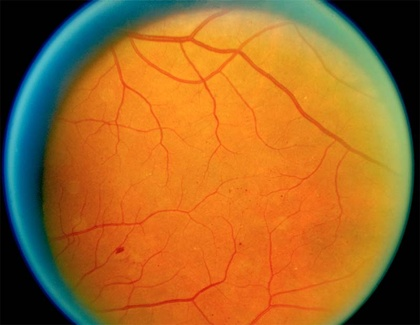
%> input picture Project 2/retina1.jpg, 420 x 325 px, shrunk from 800 x 619 before the run
$ octave canny1.m   (GNU Octave 9; MATLAB toolbox functions it lacks are replaced by stand-ins)
%> lines starting %> are read from the running program, lines starting %| are printed output that depends on the picture; in (x1, y1, x2, y2) boxes, pixels count from 0 and x2, y2 are one past the last pixel; in counts of white or black regions, pixels touching at a corner belong together; the program's own positions count from 1
clc; clear;

I=imread('retina1.jpg');
%> I is the input picture: size 325x420x3 uint8; mean R, G, B 160.2, 104.3, 41.8
img(:,:)=I(:,:,2);
imshow(img);
[nr, nc] = size(img);
%> nr = 325; nc = 420

h = fspecial('gaussian',7,2);

x_gaussian = conv2(img,h,'same');

sqr = @(x) x.^2;

img = padarray(img,[1,1],0,'pre');
%> img: size 326x421 uint8
first_derivative_x = (sqr(((img(2:nr+1,2:nc+1) - (img(1:nr,2:nc+1))))) + (sqr((img(2:nr+1,2:nc+1)) - (img(2:nr+1,1:nc)))));

G1 = sqrt(double(first_derivative_x));

% Vertical Gradient
sobel_x = [[-1, 0, 1]; [-2, 0, 2]; [-1, 0, 1]];
sobel_y = [[1, 2, 1]; [0, 0, 0]; [-1, -2, -1]];

G_X = conv2(x_gaussian,sobel_x,'same');
G_Y = conv2(x_gaussian,sobel_y,'same');
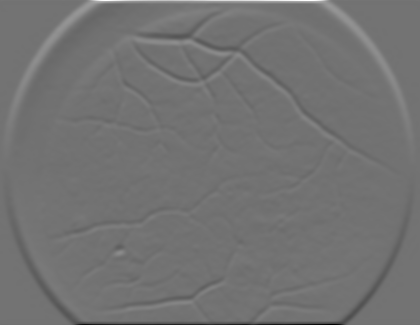
%> G_Y: size 325x420 double; min -454.2, max 552.8, mean 0; drawn with min black and max white

G = sqrt((G_X.^2) + (G_Y.^2));
G2 = G1-G;
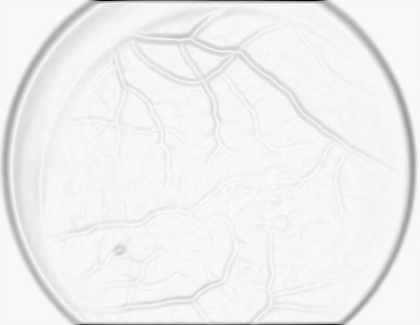
%> G2: size 325x420 double; min -536.8, max 14.2, mean -17.93; drawn with min black and max white

Theta = zeros(nr,nc);

% Computes the Edge Direction in degrees
for i=1:nr
    for j=1:nc
        Theta(i,j) = atand(G_Y(i,j) ./ G_X(i,j));
%         if Theta(i,j) < 0
%             Theta(i,j) = 360 + Theta(i,j);
%         end
    end
end
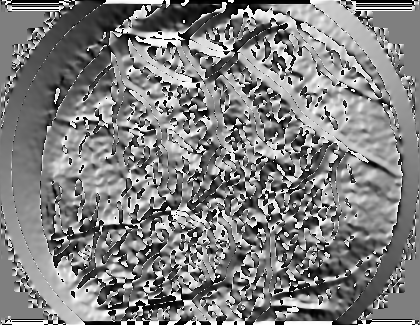
%> Theta: size 325x420 double; min -90, max 90, mean 0.5; drawn with min black and max white

X_EDGE_DIRECTION = zeros(nr,nc);

angle = 22.5;
right_angle = 90;

for i=1:nr
    for j=1:nc
        if Theta(i,j) > right_angle*4-angle || Theta(i,j) >=0 && Theta(i,j) < angle || Theta(i,j) > right_angle*2-angle && Theta(i,j) <= right_angle*2+angle
            X_EDGE_DIRECTION(i,j) = 0;
        end

        if (Theta(i,j) >= angle && Theta(i,j) < right_angle-angle) || (Theta(i,j) > right_angle*2+angle && Theta(i,j) <= right_angle*3-angle)
            X_EDGE_DIRECTION(i,j) = 45;
        end

        if (Theta(i,j) >= right_angle-angle && Theta(i,j) < right_angle+angle) || (Theta(i,j) > right_angle*3-angle && Theta(i,j) <= right_angle*3+angle)
            X_EDGE_DIRECTION(i,j) = 90;
        end

        if (Theta(i,j) >= right_angle-angle && Theta(i,j) <= right_angle*2-angle) || (Theta(i,j) > right_angle*3+angle && Theta(i,j) <= right_angle*4-angle)
            X_EDGE_DIRECTION(i,j) = 135;
        end
    end
end
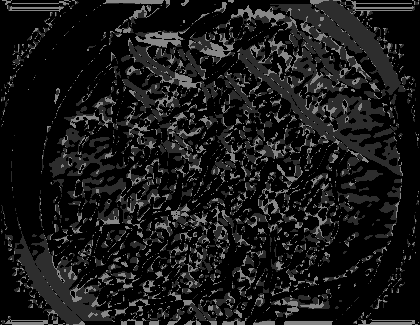
%> X_EDGE_DIRECTION: size 325x420 double; min 0, max 135, mean 25.2

[nrtx, nctx] = size(X_EDGE_DIRECTION);
%> nrtx = 325; nctx = 420
X_Mark = G;

G = padarray(G,[1,1],0,'both');
%> G: size 327x422 double

for i=2:nr+1
    for j=2:nc+1

        if X_EDGE_DIRECTION(i-1,j-1) == 0
            if (G(i,j) < G(i,j+1) || (G(i,j) < G(i,j-1)))
                X_Mark(i-1,j-1) = 0;
            end
        end

        if X_EDGE_DIRECTION(i-1,j-1) == 45
            if (G(i,j) < G(i-1,j+1)) || (G(i,j) < G(i+1,j-1))
                X_Mark(i-1,j-1) = 0;
            end
        end

        if X_EDGE_DIRECTION(i-1,j-1) == 90
            if ((G(i,j) < G(i-1,j)) || (G(i,j) < G(i+1,j)))
                X_Mark(i-1,j-1) = 0;
            end
        end

         if X_EDGE_DIRECTION(i-1,j-1) == 135
            if (G(i,j) < G(i-1,j-1)) || (G(i,j) < G(i+1,j+1))
                X_Mark(i-1,j-1) = 0;
            end
         end
    end
end

X_NMS = X_Mark;

thresh_high = 0.1655;
thresh_low = 0.13;

X_Hyst = X_Mark;

X_Hyst_Pad = padarray(X_Hyst,[1 1],0,'both');

for i=2:nr+1
    for j=2:nc+1
        if X_Hyst_Pad(i,j) >= thresh_high
            X_Hyst(i-1,j-1) = 1;
        end
        if X_Hyst_Pad(i,j) < thresh_high && X_Hyst_Pad(i,j) >= thresh_low
            if X_Hyst_Pad(i,j+1) >= thresh_high || X_Hyst_Pad(i-1,j) >=thresh_high || X_Hyst_Pad(i,j-1) >= thresh_high || X_Hyst_Pad(i+1,j) >= thresh_high || X_Hyst_Pad(i+1,j+1) >=thresh_high || X_Hyst_Pad(i-1,j+1) >= thresh_high || X_Hyst_Pad(i-1,j-1) >= thresh_high || X_Hyst_Pad(i+1,j-1) >= thresh_high
                X_Hyst(i-1,j-1) = 1;
            else
                X_Hyst(i-1,j-1) = 0;
            end
        end
        if X_Hyst_Pad(i,j) < thresh_low
            X_Hyst(i-1,j-1) = 0;
        end
    end
end
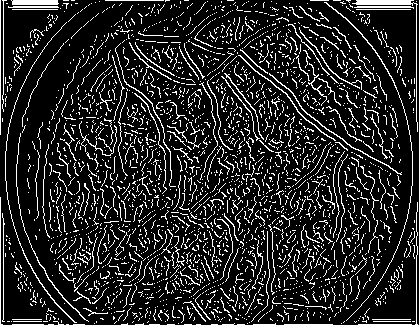
%> X_Hyst: size 325x420 double; values 0 (black) and 1 (white), 15.1% white in thin lines or dots

X_Final = X_Hyst;

figure,
imshow(X_Final);

[P, Pn] = bwlabel(X_Final, 8);
%> Pn = 2487

for i = 1: Pn
    [r, c] = find(P == i);
    [Rn, r2] = size(r);
    if Rn < 160
        P(r,c) = 0;
    end
end
%> this loop made 2487 passes
%> (r, c, Rn) on passes 4, 11, 12: ([119; 120; 121; 122], [3; 3; 3; 3], 4), (246, 6, 1), ([254; 255; 256; 257], [6; 6; 6; 6], 4)
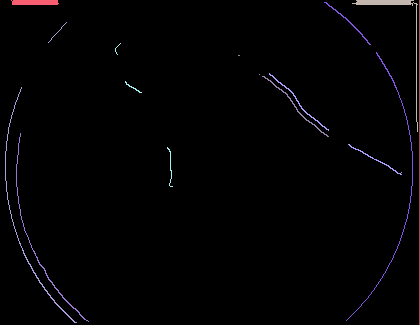
%> P: size 325x420 double; 10 distinct labels, from 0 to 2487; one colour per label, 0 black
figure,
imshow(P);

level = graythresh(P);
%> level = 0.498
imBw = imbinarize(P,level);
%> imBw: size 325x420 logical; 1.7% white; 16 white regions (3 under 20 px), largest, box (x1, y1, x2, y2) and area: (352, 0, 418, 132) 418, (419, 0, 420, 325) 325, (5, 87, 77, 323) 291
BW2 = bwmorph(imBw, 'thin');
%> BW2: size 325x420 logical; 1.3% white in thin lines or dots
imshow(BW2);

ideal = edge(img,'canny');
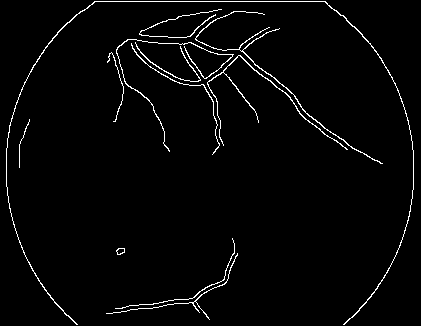
%> ideal: size 326x421 logical; 2.5% white in thin lines or dots
figure,
imshow(ideal);
